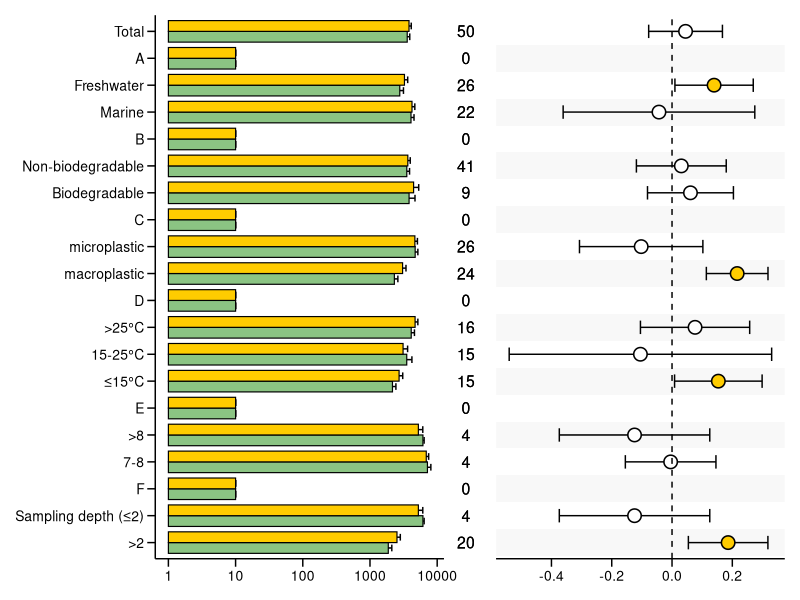
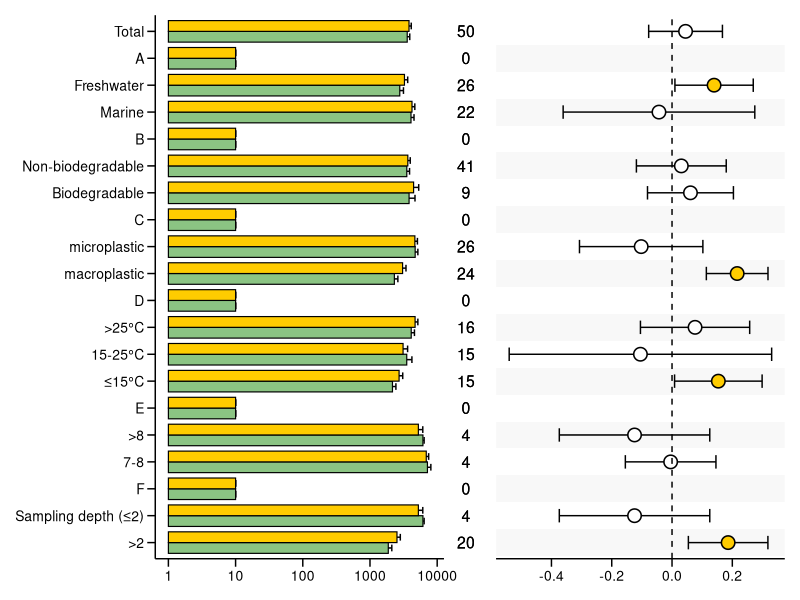

The R source for these figures, in order:
pkgs <- c("tidyverse", "patchwork")
for (p in pkgs) {
  if (!requireNamespace(p, quietly = TRUE)) {
    install.packages(p)
  }
  library(p, character.only = TRUE)
}

effect_df_1c <- read.csv("./data/Fig1c_effect.csv") %>%
  arrange(sequence)
stats_df_1c <- read.csv("./data/Fig1c_stats.csv") %>%
  mutate(var = factor(var, levels = rev(effect_df_1c$var)))

# Left panel: mean values with SE
bar_plot_1c <- ggplot(stats_df_1c, aes(var, Mean, fill = Treatment)) +
  annotate(
    "rect",
    xmin = seq(0.5, n_distinct(stats_df_1c$var) - 0.5, by = 2),
    xmax = seq(1.5, n_distinct(stats_df_1c$var) + 0.5, by = 2),
    ymin = -Inf, ymax = Inf,
    fill = "gray95", alpha = 0.5
  ) +
  geom_errorbar(
    aes(ymin = Mean - se, ymax = Mean + se),
    width = 0.5, position = position_dodge(0.8), linewidth = 0.5
  ) +
  geom_col(
    position = position_dodge(0.8),
    width = 0.8, colour = "black", linewidth = 0.4
  ) +
  scale_fill_manual(values = c("Plastisphere" = "#FFCC00", "Biofilm" = "#8bc483")) +
  coord_flip() +
  labs(x = NULL, y = NULL) +
  theme(
    panel.background = element_rect(fill = "transparent"),
    panel.grid = element_blank(),
    axis.ticks.length = unit(0.4, "lines"),
    axis.ticks = element_line(color = "black"),
    axis.line = element_line(colour = "black"),
    axis.title.x = element_text(colour = "black", size = 12),
    axis.text = element_text(colour = "black", size = 10),
    legend.title = element_blank(),
    legend.text = element_text(size = 12, colour = "black", margin = margin(r = 20)),
    legend.position = c(-1, -0.1),
    legend.direction = "horizontal",
    legend.key.width = unit(0.8, "cm"),
    legend.key.height = unit(0.5, "cm")
  ) +
  scale_y_log10()

# Right panel: effect estimates with CI (exclude baseline group)
effect_df_1c$var <- factor(effect_df_1c$var, levels = levels(stats_df_1c$var))
effect_df_1c$psig <- as.character(signif(effect_df_1c$p.value, 3))
non_baseline_effects_1c <- subset(effect_df_1c, Group != "b")

scatter_plot_1c <- ggplot(effect_df_1c, aes(var, estimate)) +
  annotate(
    "rect",
    xmin = seq(0.5, n_distinct(effect_df_1c$var) - 0.5, by = 2),
    xmax = seq(1.5, n_distinct(effect_df_1c$var) + 0.5, by = 2),
    ymin = -Inf, ymax = Inf,
    fill = "gray95", alpha = 0.5
  ) +
  {
    if (nrow(non_baseline_effects_1c) > 0) {
      list(
        geom_errorbar(
          data = non_baseline_effects_1c,
          aes(ymin = conf.low, ymax = conf.high),
          width = 0.5, size = 0.5, color = "black"
        ),
        geom_point(
          data = non_baseline_effects_1c,
          aes(fill = Group),
          shape = 21, size = 4, color = "black", stroke = 0.8
        )
      )
    }
  } +
  geom_hline(yintercept = 0, linetype = "dashed", color = "black") +
  scale_fill_manual(values = c("plastisphere" = "#FFCC00", "ckbiofilm" = "#8bc483", "none" = "white")) +
  coord_flip() +
  labs(x = NULL, y = NULL) +
  theme(
    panel.background = element_rect(fill = "transparent"),
    panel.grid = element_blank(),
    axis.ticks.length = unit(0.4, "lines"),
    axis.ticks = element_line(color = "black"),
    axis.line = element_line(colour = "black"),
    axis.title.x = element_text(colour = "black", size = 12),
    axis.text = element_text(colour = "black", size = 10),
    axis.text.y = element_blank(),
    legend.position = "none",
    axis.line.y = element_blank(),
    axis.ticks.y = element_blank(),
    plot.title = element_text(size = 15, colour = "black", hjust = 0.5)
  ) +
  scale_x_discrete(limits = levels(effect_df_1c$var))

# Middle panel: sample size labels
mid_counts_1c <- ggplot(stats_df_1c, aes(var, x = 1, label = n)) +
  geom_text(color = "black", size = 4) +
  theme_void()

# Combine panels and export
fig1c_plot <- bar_plot_1c + mid_counts_1c + scatter_plot_1c + plot_layout(widths = c(2, 0.2, 2))
fig1c_plot
ggsave(fig1c_plot, filename = "./figures/Fig1c.pdf",
       family = "ArialMT", height = 8, width = 8)
